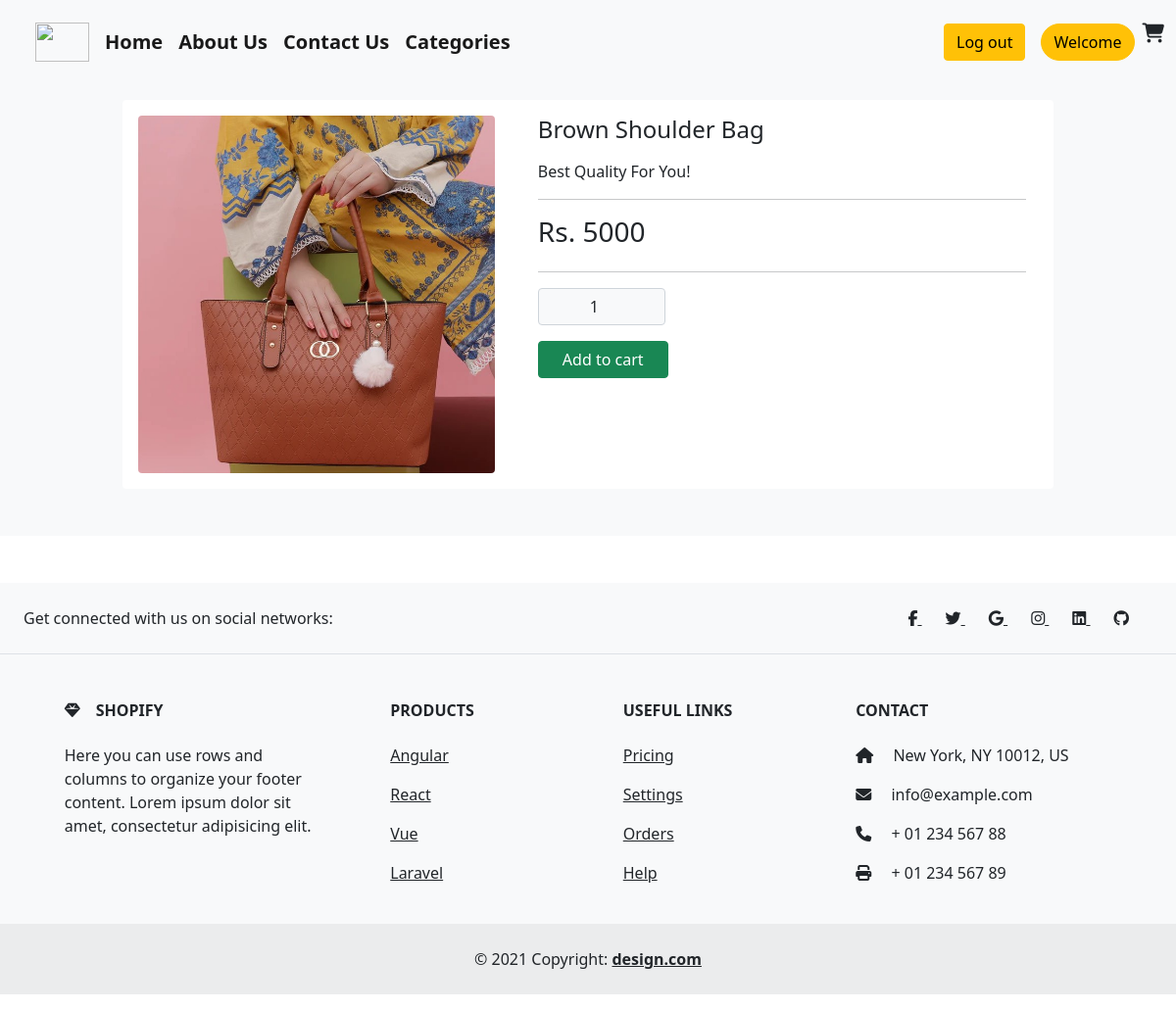
Page /add-to-cart1.php?id=51 (signed in) on the committed database.
### tables this page shows
CREATE TABLE `w_details` (
  `id` int(255) NOT NULL AUTO_INCREMENT,
  `name` varchar(255) NOT NULL,
  `description` varchar(255) NOT NULL,
  `dead` varchar(255) NOT NULL,
  `sale` varchar(255) NOT NULL,
  `total` varchar(255) NOT NULL,
  `category` varchar(255) NOT NULL,
  `sub-category` varchar(255) NOT NULL,
  `image` varchar(255) NOT NULL,
  PRIMARY KEY (`id`)
);

### helpers.php (called while the page is built, shortened)
<?php
if (!function_exists('esc')) {
    function e($value)
    {
        return htmlspecialchars((string) $value, ENT_QUOTES, 'UTF-8');
    }
}

### add-to-cart1.php (the view, shortened to what this page needs)
<?php require_once __DIR__ . '/helpers.php'; ?>
<!DOCTYPE html>
<html lang="en">
<head>
    <link href="https://cdn.jsdelivr.net/npm/bootstrap@5.0.2/dist/css/bootstrap.min.css" rel="stylesheet">
    <link rel="stylesheet" href="https://cdnjs.cloudflare.com/ajax/libs/font-awesome/6.4.2/css/all.min.css">
</head>
<body>
    <nav class="navbar navbar-expand-lg navbar-light bg-light">
        <div class="container-fluid fw-bold">
            <a class="navbar-brand ms-4 rounded-circle" href="#"> <img src="./shopping-cart.png" alt="" height="40px" width="55px"></a>
            <div class="collapse navbar-collapse" id="navbarSupportedContent">
                <ul class="navbar-nav me-auto mb-2 mb-lg-0">
                    <li class="nav-item">
                        <a class="navbar-brand" href="./index1.php">Home</a>
                    </li>
                    <li class="nav-item">
                        <a class="navbar-brand" href="./about1.php">About Us</a>
                    </li>
                    <li class="nav-item">
                        <a class="navbar-brand" href="./contect1.php">Contact Us</a>
                    </li>
                    <li class="nav-item">
                        <a class="navbar-brand" href="./categories1.php">Categories</a>
                    </li>
                </ul>
                <ul style="list-style-type: none;" class="mt-3">
                    <li class="nav-item">
                        <a class="navbar-brand" href="./logout.php"><button class="btn btn-warning">Log out</button></a>
                    </li>
                </ul>
                <form class="d-flex">
                    <button class="btn btn-warning rounded-pill me-2">Welcome</button>
                    <i class="fa fa-cart-shopping fs-5"></i>
                </form>
            </div>
        </div>
    </nav>
    <?php
    include "conn.php";
    $pid = (int) ($_GET["id"] ?? 0);
    $select_query = "SELECT * FROM `w_details` WHERE id =$pid";
    $run_query = mysqli_query($conn, $select_query);
    $data = mysqli_fetch_assoc($run_query);
    ?>
    <main class="bg-light pb-5">
        <section>
            <div class="container">
                <div class="row">
                    <div class="offset-1 col-10 details-card mt-3">
                        <div class="row bg-white rounded">
                            <div class="col-5 p-3">
                                <img class="rounded img-fluid" src="./admin/upload/<?php echo e($data['image']); ?>">
                            </div>
                            <div class="col">
                                <div class="card-body">
                                    <h4 class="card-title mb-3">
                                        <?php echo e($data['name'])?>
                                    </h4>
                                    <p class="mb-3">
                                        <?php echo e($data['description'])?>
                                    </p>
                                    <hr>
                                    <h3 class="pb-2 text-orange">Rs.
                                        <?php echo e($data['sale'])?>
                                    </h3>
                                    <hr>
                                    <form method="POST" enctype="multipart/form-data">
                                        <div class="input-group mb-3 cartcontainer" style="width: 130px;">
                                            <input type="number" id="input" min="1" max="10" class="form-control bg-light text-center" name="quantity" value="1">
                                        </div>
                                        <button class="btn btn-success ps-4 pe-4" name="add" type="submit">Add to cart</button>
                                    </form>
                                </div>
                            </div>
                        </div>
                    </div>
                </div>
            </div>
        </section>
    </main>
    <footer class="text-center text-lg-start bg-light text-dark mb-3 mt-5">
        <section class="d-flex justify-content-center justify-content-lg-between p-4 border-bottom">
            <div class="me-5 d-none d-lg-block">
                <span>Get connected with us on social networks:</span>
            </div>
            <div>
                <a href="" class="me-4 text-reset">
                    <i class="fab fa-facebook-f"></i>
                </a>
                <a href="" class="me-4 text-reset">
                    <i class="fab fa-twitter"></i>
                </a>
                <a href="" class="me-4 text-reset">
                    <i class="fab fa-google"></i>
                </a>
                <a href="" class="me-4 text-reset">
                    <i class="fab fa-instagram"></i>
                </a>
                <a href="" class="me-4 text-reset">
                    <i class="fab fa-linkedin"></i>
                </a>
                <a href="" class="me-4 text-reset">
                    <i class="fab fa-github"></i>
                </a>
            </div>
        </section>
        <section class="">
            <div class="container text-center text-md-start mt-5">
                <div class="row mt-3">
                    <div class="col-md-3 col-lg-4 col-xl-3 mx-auto mb-4">
                        <h6 class="text-uppercase fw-bold mb-4">
                            <i class="fas fa-gem me-3"></i>Shopify
                        </h6>
                        <p>
                            Here you can use rows and columns to organize your footer content. Lorem ipsum
                            dolor sit amet, consectetur adipisicing elit.
                        </p>
                    </div>
                    <div class="col-md-2 col-lg-2 col-xl-2 mx-auto mb-4">
                        <h6 class="text-uppercase fw-bold mb-4">
                            Products
                        </h6>
                        <p>
                            <a href="#!" class="text-reset">Angular</a>
                        </p>
                        <p>
                            <a href="#!" class="text-reset">React</a>
                        </p>
                        <p>
                            <a href="#!" class="text-reset">Vue</a>
                        </p>
                        <p>
                            <a href="#!" class="text-reset">Laravel</a>
                        </p>
                    </div>
                    <div class="col-md-3 col-lg-2 col-xl-2 mx-auto mb-4">
                        <h6 class="text-uppercase fw-bold mb-4">
                            Useful links
                        </h6>
                        <p>
                            <a href="#!" class="text-reset">Pricing</a>
                        </p>
                        <p>
                            <a href="#!" class="text-reset">Settings</a>
                        </p>
                        <p>
                            <a href="#!" class="text-reset">Orders</a>
                        </p>
                        <p>
                            <a href="#!" class="text-reset">Help</a>
                        </p>
                    </div>
                    <div class="col-md-4 col-lg-3 col-xl-3 mx-auto mb-md-0 mb-4">
                        <h6 class="text-uppercase fw-bold mb-4">Contact</h6>
                        <p><i class="fas fa-home me-3"></i> New York, NY 10012, US</p>
                        <p>
                            <i class="fas fa-envelope me-3"></i>
                            info@example.com
                        </p>
                        <p><i class="fas fa-phone me-3"></i> + 01 234 567 88</p>
                        <p><i class="fas fa-print me-3"></i> + 01 234 567 89</p>
                    </div>
                </div>
            </div>
        </section>
        <div class="text-center p-4" style="background-color: rgba(0, 0, 0, 0.05);">
            © 2021 Copyright:
            <a class="text-reset fw-bold" href="">design.com</a>
        </div>
    </footer>
</body>
</html>

### rows in the picture
w_details: image (picture), name "Brown Shoulder Bag", description "Best Quality For You!", sale "5000"
